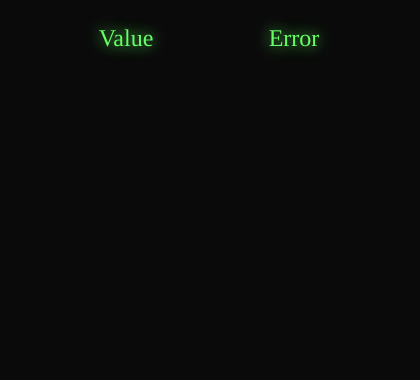
Frame 1 (no input)
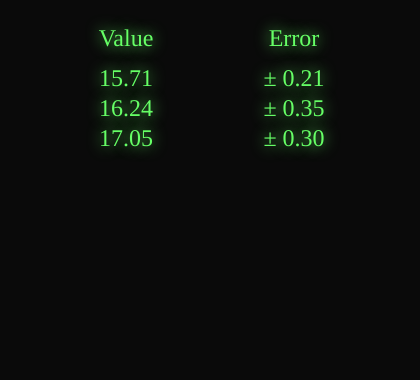
Frame 60 (no input)
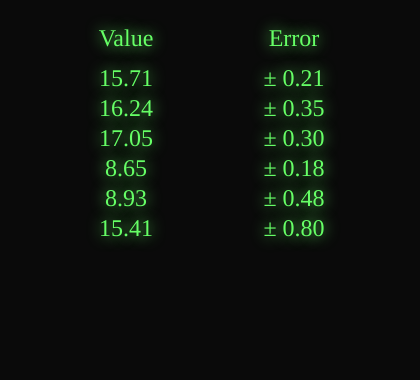
Frame 120 (the mouse pressed at the canvas centre since frame 60)

The p5.js sketch that drew these frames (run headless with seeded random() and noise() and a simulated clock; from frame 60 on, the mouse is pressed at the canvas centre):

// p5.js sketch
// ── sketch.js
let values = [];
let errors = [];
let maxRows = 10;
let counter = 0;
let delay = 20;

function setup() {
  createCanvas(420, 380);
  
  textFont('Menlo');
  textSize(20);
  textAlign(CENTER, CENTER);
  frameRate(60);
}

function draw() {
  background(10);

   // green glowing color
  drawingContext.shadowBlur = 15;        // intensity of glow
  drawingContext.shadowColor = color(102, 255, 102);
  fill(102, 255, 102);
  
  textSize(24);
  text("Value", width * 0.3, 40);
  text("Error", width * 0.7, 40);

  // add a new value every few frames
  if (frameCount % delay === 0) {
    let val = random(5, 20).toFixed(2);
    let err = random(0.01, 1).toFixed(2);
    values.push(val);
    errors.push(err);
    counter++;

    // keep only the last 100 entries
    if (values.length > 100) {
      values.shift();
      errors.shift();
    }
  }

  // determine visible rows (max 10)
  let total = values.length;
  let firstRow = max(0, total - maxRows);
  let lastRow = total; // now bounded by available data

  // draw visible rows safely
  for (let i = firstRow; i < lastRow; i++) {
    let rowIndex = i - firstRow;
    let y = 80 + rowIndex * 30;

    // check that data exists
    if (values[i] !== undefined && errors[i] !== undefined) {
      text(values[i], width * 0.3, y);
      text("± " + errors[i], width * 0.7, y);
    }
  }

  // reset glow for other drawing
  drawingContext.shadowBlur = 0;
}
